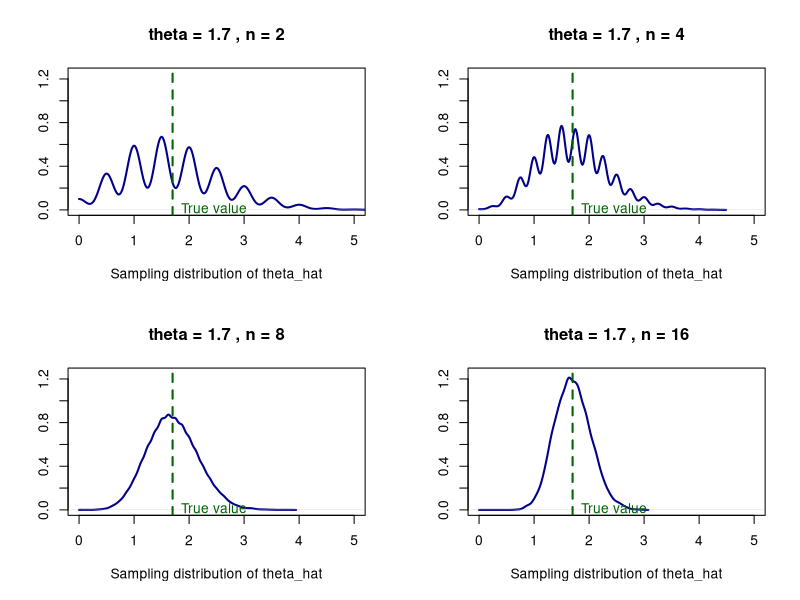

This chart was generated by the following R code:
#options(width=70)
#N <- 10000
#theta <- 1.7
#n <- 2
#that <- sapply(1:N, function(i) mean(rpois(n = n, lambda = theta)))
#plot(density(that, from = 0), xlim = c(0,5), main = paste("theta =", theta, ", n =", n), xlab = "Sampling distribution of thetahat", ylab="", col ="darkblue", lwd = 2)
#abline(v = theta, col ="darkgreen", lwd = 2, lty = 2)
#text(theta, 0, labels ="True value", pos = 4, col = "darkgreen")

# Question 3a
par(mfrow = c(2,2))
nn <- c(2, 4, 8, 16)
N <- 10000
theta <- 1.7

for(n in nn)
  { #this will create a graph for each value in the vector nn
  that <- sapply(1:N, function(i) mean(rpois(n = n, lambda = theta))) 
  #creates a vector of observations from the poisson distribution. 
  plot(density(that, from = 0), xlim = c(0,5), ylim = c(0,1.25), main = paste("theta =", theta, ", n =", n), xlab = "Sampling distribution of theta_hat", ylab="", col ="darkblue", lwd = 2)
  # approximates the distribution from the observations
  abline(v = theta, col ="darkgreen", lwd = 2, lty = 2)
  text(theta, 0, labels ="True value", pos = 4, col = "darkgreen")
  #adds text and the true value of theta
}

